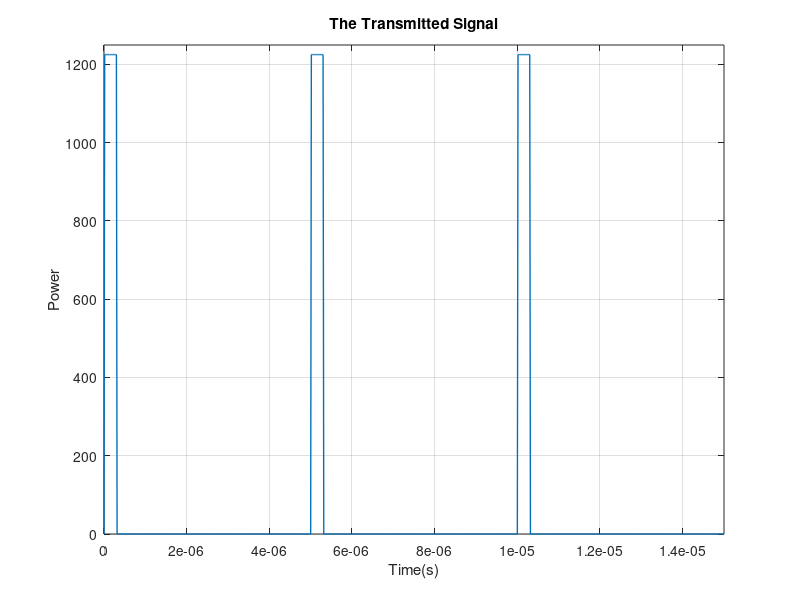
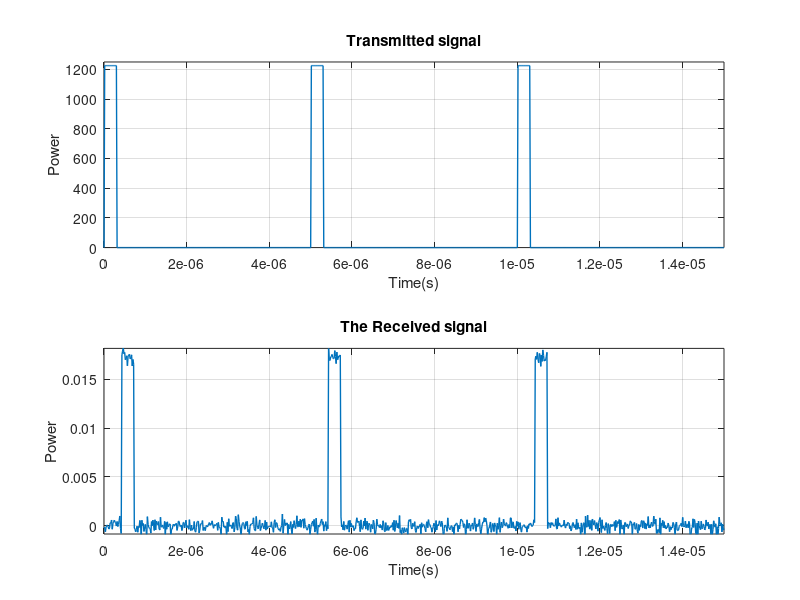
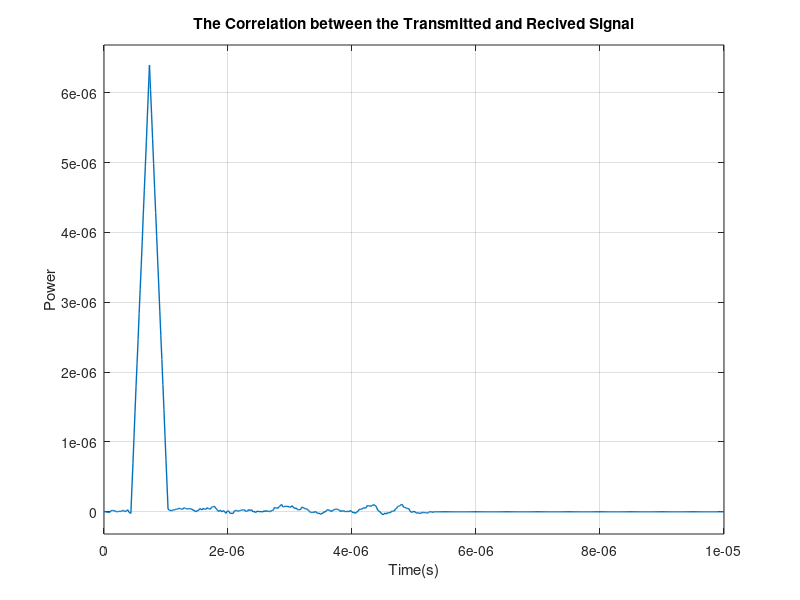
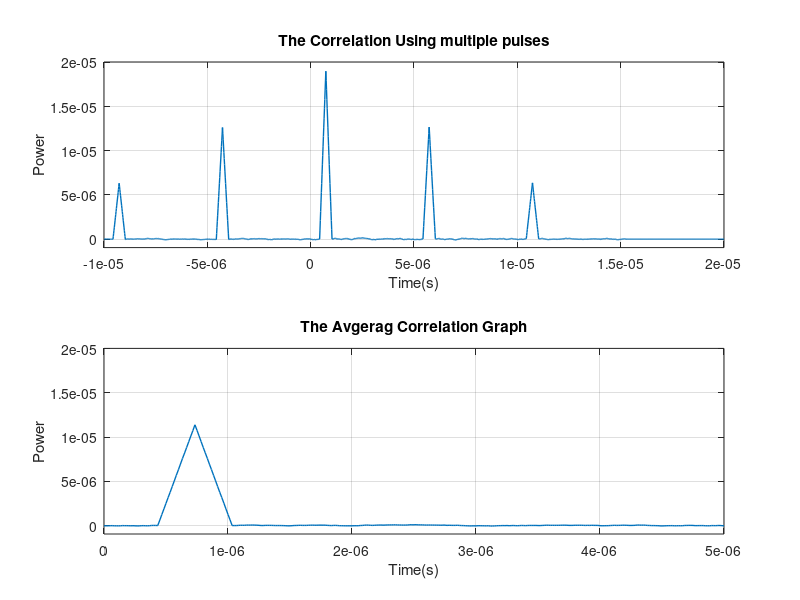

The MATLAB script that drew these images, in order:
clc;
Fs = 60e6;            %%sampling frequency
t = 0:1/Fs:15*10^-6;  %% Time "secondes per sample"
PRF = 0.2e6;          %%Pulse Repition Frequency
d = 0:1/(PRF):0.0001; %%Pulse Repition Interval "Recoprical of the Pulse Repition Frequency"
Pt = 1.5e6;           %%The Transmitted Peak Power 
Pr = 0.3*10^-3;       %received peak power 
At = sqrt(Pt);        %%The Amplitude of the Transmitted Pulse
Ar = sqrt(Pr);        %%The amplitude of the recieved pulse
period = 1 / PRF;     %%% 5*10^-6 seconds 
pulse_width = 18 / Fs;%%%4*10^-7
G = 10;               %%The antenna gain
sigma = 0.1;          %%The radar cross section
A = 0.5;              %%The antenna effective aperture
c = 3*10^8;           %%Light-Sound velocity

%%%%Task 1
y=@(t)(((0<(rem(t,period)))&(rem(t,period)<=pulse_width))*At);  %The Transmitted signal 
                                         %%"It is divided into intervals that have the same condition that is less than the pulse width"
                                         %%%The operating frequency which is 6 GHz is not used as the modulation is not needed to plot the transmitted signal.
figure('Name','Task 1');
plot(t,y(t),'linewidth',1);
title("The Transmitted Signal");
xlabel("Time(s)");
ylabel("Power");
grid on;
xlim([0 15*10^-6]);
ylim([0 1.02*At]);

%%%%%Task 2
Ru = c/(2*PRF);           %The Unambiguous Range
Delta_R = c*(18/Fs)/2;    %The Range Resolution "Where 18/Fs is the pulse width"

%%%%%Task 3
d = sqrt(sqrt(Pt*G*sigma*A/Pr)/(4*pi));   %distance of the object
delta_t = 2*d/c;    %the total time taken by the radar to hear back the echo of the transmitted signal
y=@(t)(((0<(rem(t,period)))&(rem(t,period)<=pulse_width))*At); %%The Transmitted Pulse
y2 = @(t)(((0<rem(t,period))&(rem(t,period)<=pulse_width))*Ar);    %The Received Signal  
                                               %The function handler is used here to call this function from another function 
noisy_y2 = awgn(y2(t-delta_t),20,'measured');    %Noisy Received Signal

figure('Name','Task 3');
subplot(2,1,1);
plot(t,y(t),'LineWidth',1);
title("Transmitted signal");
xlabel("Time(s)");
ylabel("Power");
grid on;
xlim([0 15*10^-6]);
ylim([0 1.02*At]);

subplot(2,1,2);
plot(t,noisy_y2,'LineWidth',1);
title("The Received signal");
xlabel("Time(s)");
ylabel("Power");
grid on;
xlim([0 15*10^-6]);
ylim([-0.05*Ar 1.05*Ar]);
%%%Comments
%%%The received pulse with noise is dalayed from the transmitted pulse by
%%%delta_t. Besides, the noise apprears clealy at the peak of the pulses
%%%and at zero.


%Task 4
t2 = 0:1/Fs:5*10^-6;
noisy_y2 = awgn(y2(t2-delta_t),20,'measured');
conv_rst = conv(noisy_y2,y(t2))./Fs;   %convolution of the transmitted and received signal 
                                       %The purpose of the divsion by Fs is to scale the convolution result by Fs
T = 0:1/Fs:10*10^-6;     %The delay between the 2 signals
figure('Name','Task 4');
plot(T,conv_rst,'LineWidth',1);
title("The Correlation between the Transmitted and Recived Signal");
xlabel("Time(s)");
ylabel("Power");
grid on;
xlim([0 10*10^-6]);
ylim([-0.05*Ar*At*pulse_width 1.05*Ar*At*pulse_width]);
%It is concluded from the graph that the peak is at 7.333*10^-7 seconds,
%and as a result of using the convolution function, the pulse is shifted by
%the pulse width
pulse_width = 18/60e6;
%Then, delta_t will be equal to the pulse width subtracted from the peak
%value (7.333*10^-7 - (18/60e6))
delta_t = 4.333*10^-7;
Range_task4 = delta_t*c/2; %%The distance


%Task 5
Y = awgn(y2(t-delta_t),20,'measured');
conv_rst = conv(y(t),Y)./Fs;       %convolution of the transmitted and received signals
T2 = -10*10^-6:1/Fs:20*10^-6;    %the delay between the 2 signals

figure('Name','Task 5');
subplot(2,1,1);
plot(T2,conv_rst,'linewidth',1);
title("The Correlation Using multiple pulses");
xlabel("Time(s)");
ylabel("Power");
grid on;
xlim([-10*10^-6 20*10^-6]);
ylim([-0.05*Ar*At*pulse_width*3 1.05*Ar*At*pulse_width*3]);
q = period * pulse_width; %%%The result is 300
%%%Each peek of the pulses is divided into 5 array with step equal to 300
p1 = conv_rst(1:301);
p2 = conv_rst(301:601);
p3 = conv_rst(601:901);
p4 = conv_rst(901:1201);
p5 = conv_rst(1201:1501);
Average = (p1 + p2 + p3 + p4 + p5)./5;

subplot(2,1,2);
plot(t2,Average,'linewidth',1);
title("The Avgerag Correlation Graph");
xlabel("Time(s)");
ylabel("Power");
grid on;
xlim([0 5*10^-6]);
ylim([-0.05*Ar*At*pulse_width*3 1.05*Ar*At*pulse_width*3]);
%%%It is concluded that the peak value is the same as the peak value
%%%resulting from task 4 which is 7.333*10^-7 seconds
%and, delta_t will be equal to the pulse width subreacted from the peak
%value (7.333*10^-7 - (18/60e6))
delta_t = 4.333*10^-7;
Range_Taks5 = delta_t*c/2;   %%%   64.9950
